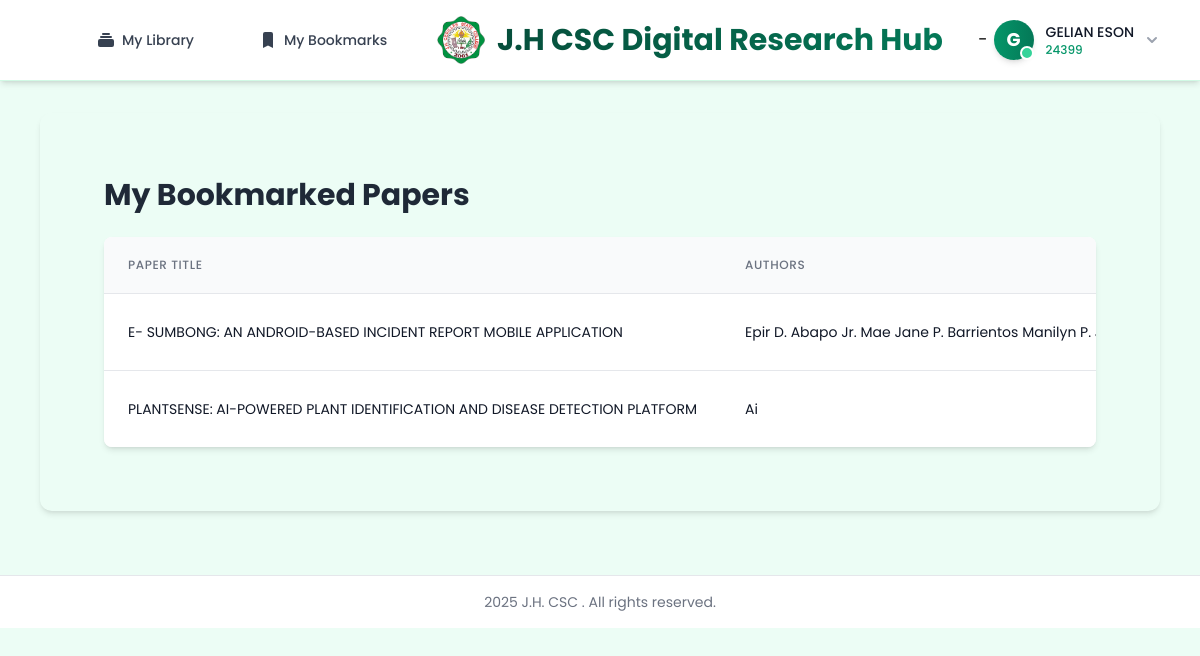
The page /accounts/my_bookmarked_papers/ (signed in) on the database its author committed.
### scholar/models.py (models this page shows, shortened)
class Student(models.Model):
    YEAR_CHOICES = [
        (1, '1st Year'),
        (2, '2nd Year'),
        (3, '3rd Year'),
        (4, '4th Year'),
        (5, '5th Year'),
    ]
    PROGRAM_CHOICES = [
        ('MAgDev-AE', 'Master of Agricultural Development - Agricultural Extension'),
        ('BSA-CS', 'Bachelor of Science in Agriculture - Crop Science'),
        ('BSA-AS', 'Bachelor of Science in Agriculture - Animal Science'),
        ('MAEd-EA', 'Master of Arts in Education - Educational Administration'),
        ('BEEd', 'Bachelor of Elementary Education'),
        ('BPEd', 'Bachelor of Physical Education'),
        ('BSEd-ENG', 'Bachelor of Secondary Education - English'),
        ('BSEd-MATH', 'Bachelor of Secondary Education - Mathematics'),
        ('BSIT', 'Bachelor of Science in Information Technology'),
        ('BSCrim', 'Bachelor of Science in Criminology'),
        ('BSISM', 'Bachelor of Science in Industrial Security Management'),
    ]
    user = models.OneToOneField(User, on_delete=models.CASCADE)
    student_id = models.CharField(max_length=50, unique=True)
    program = models.CharField(max_length=100, choices=PROGRAM_CHOICES)
    year_level = models.IntegerField(choices=YEAR_CHOICES)

class Bookmark(models.Model):
    user = models.ForeignKey(User, on_delete=models.CASCADE)
    paper = models.ForeignKey(Paper, on_delete=models.CASCADE)
    created_at = models.DateTimeField(auto_now_add=True)
    class Meta:
        unique_together = ('user', 'paper')  # Ensure a user can't bookmark the same paper twice

class Paper(models.Model):
    title = models.CharField(max_length=255)
    authors = models.ManyToManyField('Author', related_name='papers')
    abstract = models.TextField()
    publication_date = models.DateField()
    citations = models.PositiveIntegerField(default=0)
    available_copies = models.PositiveIntegerField(default=1)
    view_count = models.PositiveIntegerField(default=0)
    viewers = models.ManyToManyField(User, related_name='viewed_papers', blank=True)
    pdf_file = models.FileField(upload_to='papers/', blank=True, null=True)
    program = models.CharField(
        max_length=100,
        choices=Student.PROGRAM_CHOICES,
        default='BSIT'  # Setting default value to BSIT
    )
    keywords = models.CharField(max_length=255, blank=True, help_text='Comma-separated keywords')
    created_at = models.DateTimeField(auto_now_add=True, null=True)

class Author(models.Model):
    name = models.CharField(max_length=200)
    affiliation = models.CharField(max_length=200)
    email = models.EmailField(blank=True)

### scholar/views.py (the view)
# urls.py: path('my_bookmarked_papers/', my_bookmarked_papers, name='my_bookmarked_papers'),
@login_required
def my_bookmarked_papers(request):
    bookmarks = Bookmark.objects.filter(user=request.user).select_related('paper')
    return render(request, 'scholar/my_bookmarked_papers.html', {'bookmarks': bookmarks})

### scholar/context_processors.py (called while the page is built, shortened)
def admin_stats(request):
    context = {}
    if request.user.is_authenticated and not request.user.is_staff:
        recent_time = timezone.now() - timedelta(days=7)
        recent_approved_borrows = Borrow.objects.filter(
            user=request.user,
            status='approved',
            borrow_date__gte=recent_time
        ).order_by('-borrow_date')
        unread_notifications = recent_approved_borrows.filter(notification_read=False)
        context['recent_approved_borrows'] = recent_approved_borrows
        context['unread_notifications_count'] = unread_notifications.count()
    return context

### scholar/templates/scholar/my_bookmarked_papers.html (shortened to what this page needs)
{% extends 'scholar/base.html' %}
{% block content %}
<div class="container mx-auto px-3 sm:px-4 py-4 sm:py-8">
    <h1 class="text-xl sm:text-2xl md:text-3xl font-bold text-gray-800 mb-4 sm:mb-6">My Bookmarked Papers</h1>
    <div class="hidden sm:block bg-white shadow-md rounded-lg overflow-hidden">
        <div class="overflow-x-auto">
            <table class="min-w-full divide-y divide-gray-200">
                <thead class="bg-gray-50">
                    <tr>
                        <th scope="col" class="px-6 py-3 text-left text-xs font-medium text-gray-500 uppercase tracking-wider">
                            Paper Title
                        </th>
                        <th scope="col" class="px-6 py-3 text-left text-xs font-medium text-gray-500 uppercase tracking-wider">
                            Authors
                        </th>
                    </tr>
                </thead>
                <tbody class="bg-white divide-y divide-gray-200">
                    {% for bookmark in bookmarks %}
                    <tr class="hover:bg-gray-50 transition-colors">
                        <td class="px-6 py-4 whitespace-nowrap">
                            <div class="text-sm text-gray-900">{{ bookmark.paper.title|upper }}</div>
                        </td>
                        <td class="px-6 py-4 whitespace-nowrap">
                            <div class="text-sm text-gray-900">
                                {% for author in bookmark.paper.authors.all %}
                                    {{ author.name }}
                                {% endfor %}
                            </div>
                        </td>
                    </tr>
                    {% empty %}
                    <tr>
                        <td colspan="5" class="px-6 py-4 text-center text-sm text-gray-500">
                            No bookmarked papers found.
                        </td>
                    </tr>
                    {% endfor %}
                </tbody>
            </table>
        </div>
    </div>
</div>
{% endblock %}

### scholar/templates/scholar/partials/navbar.html (shortened to what this page needs)
{% load static %}
<nav class="bg-white border-b border-emerald-100 shadow-md sticky top-0 z-50 transition-all duration-300" x-data="{ mobileMenuOpen: false, scrolled: false }" @scroll.window="scrolled = (window.pageYOffset > 20)" :class="{'shadow-lg bg-white/95 backdrop-blur-sm': scrolled}">
    <div class="max-w-7xl mx-auto px-2 sm:px-4 md:px-6 lg:px-8">
        <div class="flex justify-between h-16 sm:h-20 items-center relative gap-2 md:gap-4">
            <div class="flex items-center space-x-2 sm:space-x-4 md:space-x-8">
                <a href="{% url 'home' %}" class="flex items-center group md:hidden">
                <div class="hidden sm:flex sm:items-center sm:space-x-2 md:space-x-4">
                    {% if user.is_authenticated and not user.is_staff %}
                        <a href="{% url 'my_borrowed_papers' %}"
                           class="nav-link inline-flex items-center px-4 py-2 text-sm font-medium rounded-md transition-all duration-150 {% if 'my_borrowed_papers' in request.path %}text-emerald-700 bg-emerald-50 hover:bg-emerald-100{% else %}text-gray-700 hover:text-gray-900 hover:bg-emerald-50{% endif %}">
                            <svg class="mr-1.5 h-5 w-5" xmlns="http://www.w3.org/2000/svg" viewBox="0 0 20 20" fill="currentColor">
                                <path d="M7 3a1 1 0 000 2h6a1 1 0 100-2H7zM4 7a1 1 0 011-1h10a1 1 0 110 2H5a1 1 0 01-1-1zM2 11a2 2 0 012-2h12a2 2 0 012 2v4a2 2 0 01-2 2H4a2 2 0 01-2-2v-4z" />
                            </svg>
                            My Library
                        </a>
                    {% endif %}
                </div>
                <div class="hidden sm:flex sm:items-center sm:space-x-2 md:space-x-4">
                    {% if user.is_authenticated and not user.is_staff %}
                    <a href="{% url 'my_bookmarked_papers' %}"
                           class="nav-link inline-flex items-center px-4 py-2 text-sm font-medium rounded-md transition-all duration-150 {% if 'my_bookmarks' in request.path %}text-emerald-700 bg-emerald-50 hover:bg-emerald-100{% else %}text-gray-700 hover:text-gray-900 hover:bg-emerald-50{% endif %}">
                            <svg class="mr-1.5 h-5 w-5" xmlns="http://www.w3.org/2000/svg" viewBox="0 0 20 20" fill="currentColor">
                                <path d="M5 4a2 2 0 012-2h6a2 2 0 012 2v14l-5-2.5L5 18V4z" />
                            </svg>
                            My Bookmarks
                        </a>
                    {% endif %}
                </div>            </div>
            <div class="hidden md:flex items-center justify-center mx-auto max-w-xl lg:max-w-2xl px-2 sm:px-4 overflow-hidden">
                <a href="{% url 'home' %}" class="flex items-center group">
                    <img src="/static/images/jh-logo.png" alt="JH CSC Logo" class="h-10 md:h-12 w-auto mr-2 md:mr-3">
                    <span class="text-xl md:text-2xl lg:text-3xl font-bold bg-gradient-to-r from-emerald-900 to-emerald-700 bg-clip-text text-transparent truncate">J.H CSC Digital Research Hub</span>
                </a>
            </div>
            <div class="flex items-center space-x-4 sm:space-x-6 ml-auto shrink-0">
 -
                {% if user.is_authenticated %}
    <div class="relative z-[100]" x-data="{ open: false }">
        <button @click="open = !open"
                class="flex items-center space-x-2 sm:space-x-3 group focus:outline-none rounded-lg p-1.5 transition-all duration-200 hover:bg-emerald-50"
                :class="{ 'ring-2 ring-emerald-500 ring-offset-2 bg-emerald-50': open }">
            <div class="flex items-center space-x-2 sm:space-x-3">
                <div class="relative">
                    <div class="w-8 h-8 sm:w-10 sm:h-10 rounded-full bg-gradient-to-r from-emerald-600 to-emerald-700 flex items-center justify-center text-white font-bold text-base sm:text-lg shadow-md transform transition-transform duration-200 group-hover:scale-105">
                        {{ user.username|make_list|first|upper }}
                    </div>
                    <div class="absolute bottom-0 right-0 w-2.5 sm:w-3.5 h-2.5 sm:h-3.5 bg-emerald-400 border-2 border-white rounded-full"></div>
                </div>
                <div class="hidden xs:flex items-center">
                    <div class="flex flex-col items-start">
                        <span class="text-xs sm:text-sm font-medium text-gray-900">{{ user.get_full_name|default:user.username|upper }}</span>
                        <span class="text-xs text-emerald-600 font-medium">{{ user.student.student_id }}</span>
                    </div>
                </div>
            </div>
        </button>
            {% endif %}
        </div>
    </div>
</nav>

### scholar/templates/scholar/base.html (style rules this page uses)
html { font-size: 16px; -webkit-text-size-adjust: 100%; }
body { overflow-x: hidden; touch-action: manipulation; }
button, a, input[type="button"], input[type="submit"] { min-height: 44px; }
.overflow-x-auto { -webkit-overflow-scrolling: touch; }
h1 { font-size: 1.5rem; line-height: 1.2; }
@media (min-width: 640px) { h1 { font-size: 1.875rem; } }
@media (min-width: 768px) { h1 { font-size: 2.25rem; } }

### rows shown on the page
Bookmark: paper "E- SUMBONG: AN ANDROID-BASED INCIDENT REPORT MOBILE APPLICATION"
Author: name "Epir D. Abapo Jr. Mae Jane P. Barrientos Manilyn P.…"
Bookmark: paper "PLANTSENSE: AI-POWERED PLANT IDENTIFICATION AND DISEASE DETECTION PLATFORM"
Author: name "Ai"

### other values the page prints
{{ user.username|make_list|first|upper }} "G"
{{ user.get_full_name|default:user.username|upper }} "GELIAN ESON"
{{ user.student.student_id }} "24399"
